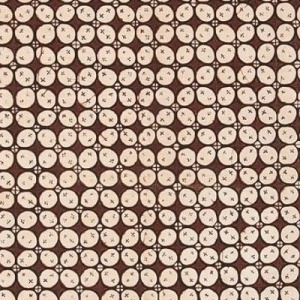
#> input picture Dataset/KAWUNG/KAWUNG_01.jpg, 300 x 300 px; its folder holds only this picture in this run
$ python lbp_skimage.py
#> lines starting #> are read from the running program, lines starting #| are printed output that depends on the picture
### common.py
# -*- coding: utf-8 -*-
"""
common.py - fungsi bantu yang dipakai bersama oleh semua file.

Isi: argumen CLI standar (--out, --show), baca citra grayscale 300x300,
pembacaan struktur folder dataset, dan penyimpan gambar.
"""
import argparse
import sys
from pathlib import Path

import matplotlib

if "--show" not in sys.argv:
    matplotlib.use("Agg")          # tanpa jendela; gambar disimpan ke file
import matplotlib.pyplot as plt    # noqa: E402
import numpy as np                 # noqa: E402

UKURAN_CITRA = (300, 300)          # ukuran citra batik di modul
EKSTENSI = {".jpg", ".jpeg", ".png", ".bmp"}

# Semua citra contoh dibaca dari berkas LOKAL di sebelah kode (tanpa internet,
# tanpa citra bawaan scikit-image):  Dataset/<MOTIF>/*.jpg   (satu folder per motif batik)
# scikit-image hanya dipakai untuk algoritma LBP, bukan sebagai sumber citra.
FOLDER_KODE = Path(__file__).resolve().parent
DATASET_DEFAULT = str(FOLDER_KODE / "Dataset")
MOTIF_CONTOH = ("KAWUNG", "PARANG", "TAMBAL")     # dipakai contoh praktikum


def buat_parser(deskripsi):
    """ArgumentParser standar: --out (folder keluaran) dan --show (tampilkan jendela)."""
    p = argparse.ArgumentParser(description=deskripsi)
    p.add_argument("--out", default="hasil", help="folder keluaran gambar/CSV (default: hasil)")
    p.add_argument("--show", action="store_true", help="tampilkan jendela matplotlib")
    return p


def simpan(fig, out, nama, tampil=False):
    """Simpan figure ke <out>/<nama>; opsional tampilkan."""
    out = Path(out)
    out.mkdir(parents=True, exist_ok=True)
    f = out / nama
    fig.savefig(f, dpi=150, bbox_inches="tight")
    print(f"  [gambar] {f}")
    if tampil:
        plt.show()
    plt.close(fig)


def baca_citra(path, ukuran=UKURAN_CITRA):
    """Baca citra grayscale lalu resize (default 300x300)."""
    import cv2
    img = cv2.imread(str(path), cv2.IMREAD_GRAYSCALE)
    if img is None:
        raise FileNotFoundError(path)
    return cv2.resize(img, ukuran)


def _folder_dataset():
    """Folder dataset di sebelah kode (nama di disk 'Dataset', toleran huruf besar/kecil)."""
    for nama in ("Dataset", "DATASET", "dataset"):
        p = FOLDER_KODE / nama
        if p.is_dir():
            return p
    raise SystemExit(f"Folder dataset tidak ada di '{FOLDER_KODE}'. "
                     "Letakkan citra batik di Dataset/<MOTIF>/*.jpg")


def muat_batik(motif, indeks=0, ukuran=UKURAN_CITRA):
    """
    Baca citra batik lokal grayscale dari Dataset/<MOTIF>/, lalu resize (default 300x300).

    Berkas yang dicari: <MOTIF>_<NN>.jpg (NN = indeks+1, dua digit).
    Bila tidak ada, dipakai berkas ke-`indeks` menurut urutan sortir folder motif.
    """
    root = _folder_dataset()
    folder = root / motif
    if not folder.is_dir():
        motif_ada = sorted(d.name for d in root.iterdir() if d.is_dir())
        raise SystemExit(f"Folder motif '{folder}' tidak ada. "
                         f"Motif yang tersedia: {motif_ada}; contoh praktikum: {MOTIF_CONTOH}")
    berkas = folder / f"{motif}_{indeks + 1:02d}.jpg"
    if not berkas.exists():
        daftar = sorted(f for f in folder.iterdir() if f.suffix.lower() in EKSTENSI)
        if not daftar:
            raise SystemExit(f"Folder motif kosong: {folder}")
        if not 0 <= indeks < len(daftar):
            raise SystemExit(f"'{folder}' hanya berisi {len(daftar)} citra; "
                             f"indeks {indeks} di luar batas.")
        berkas = daftar[indeks]
    return baca_citra(berkas, ukuran)


# [20 lines left out: function daftar_dataset, not called in this run]

### lbp_skimage.py
# -*- coding: utf-8 -*-
"""
lbp_skimage.py - LBP dengan scikit-image (Modul A.4 / Makalah 2.6).

    skimage.feature.local_binary_pattern(image, P, R, method='default')

method : default | ror | uniform | nri_uniform | var
Pedoman: P = 8R. R kecil -> tekstur halus, R besar -> makrostruktur.

File ini juga mengecek dua klaim di modul/makalah secara empiris:
  - jumlah bin tiap method (tabel method)
  - proporsi pola uniform: "~90% pada (8,1) dan ~70% pada (16,2)" (Ojala dkk.)

Jalankan:  python lbp_skimage.py
"""
import numpy as np

from common import buat_parser, muat_batik, plt, simpan


def lbp_citra(img, P, R, method="uniform"):
    """Pembungkus skimage.feature.local_binary_pattern."""
    from skimage.feature import local_binary_pattern
    return local_binary_pattern(img, P, R, method=method)


def jumlah_bin(P, method):
    """Jumlah bin histogram menurut method (secara teori)."""
    if method == "uniform":
        return P + 2
    if method == "nri_uniform":
        return P * (P - 1) + 3
    if method in ("default", "ror"):
        return 2 ** P
    raise ValueError("method 'var' bernilai kontinu (tanpa bin tetap)")


def main():
    a = buat_parser("LBP dengan scikit-image: method, bin, pengaruh R/P").parse_args()
    img = muat_batik("KAWUNG")              # Dataset/KAWUNG/KAWUNG_01.jpg (lokal)
#> in baca_citra, `img = cv2.imread(str(path), cv2.IMREAD_GRAYSCALE)`:
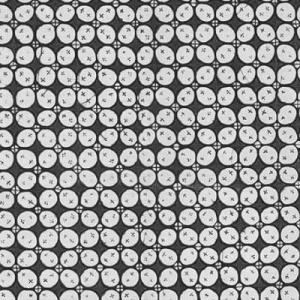
#> img: shape (300, 300); min 16, max 245, mean 154.4

    print("== Tabel method (P = 8), citra batik Kawung ==")
    print(f"  {'method':<12}{'bin (teori)':>12}{'nilai muncul':>14}   keterangan")
    ket = {"default": "LBP standar, tidak invarian rotasi",
           "ror": "invarian rotasi (36 nilai berbeda secara teori)",
           "uniform": "invarian rotasi + uniform; nilai = jumlah bit 1, non-uniform = P+1",
           "nri_uniform": "uniform tanpa invarian rotasi"}
    for m in ("default", "ror", "uniform", "nri_uniform"):
        l = lbp_citra(img, 8, 1, m)
        teori = 36 if m == "ror" else jumlah_bin(8, m)
        print(f"  {m:<12}{teori:>12}{len(np.unique(l)):>14}   {ket[m]}")
#> this loop made 4 passes
#|   default              256           256   LBP standar, tidak invarian rotasi
#|   ror                   36            36   invarian rotasi (36 nilai berbeda secara teori)
#|   uniform               10            10   invarian rotasi + uniform; nilai = jumlah bit 1, non-uniform = P+1
#|   nri_uniform           59            59   uniform tanpa invarian rotasi
#> pass 1, in main, `l = lbp_citra(img, 8, 1, m)`:
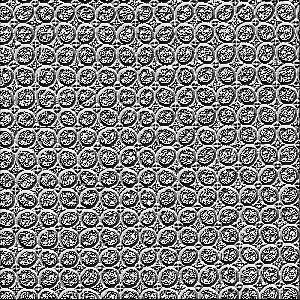
#> l: shape (300, 300) float64; min 0, max 255, mean 127.6
#> pass 2, in main, `l = lbp_citra(img, 8, 1, m)`:
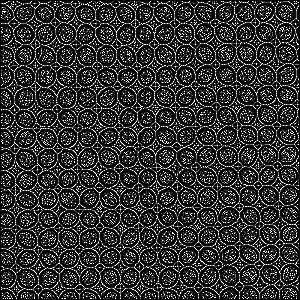
#> l: shape (300, 300) float64; min 0, max 255, mean 55
#> after the loop:
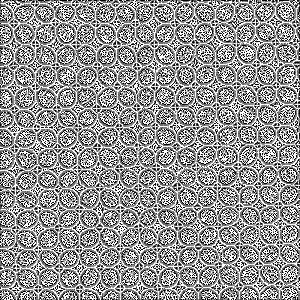
#> l: shape (300, 300) float64; min 0, max 58, mean 33.7; drawn with min black and max white
    v = lbp_citra(img, 8, 1, "var")
#> in lbp_citra (call 5), `return local_binary_pattern(img, P, R, method=method)`:
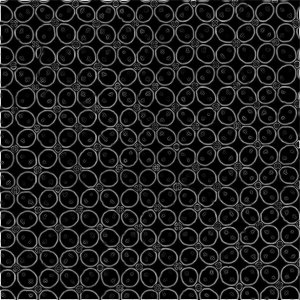
#> returned value: shape (300, 300) float64; min 0.0278, max 9121, mean 1144.3; drawn with min black and max white
    print(f"  {'var':<12}{'kontinu':>12}{'-':>14}   varians lokal: min={np.nanmin(v):.2f} maks={np.nanmax(v):.2f}")
#|   var              kontinu             -   varians lokal: min=0.03 maks=9121.03

    print("\n== Pengaruh R dan P (method=uniform, P = 8R) ==")
    print(f"  {'R':>2} {'P':>3} {'bin':>4} {'% pola uniform':>16}")
    for R in (1, 2, 3):
        P = 8 * R
        l = lbp_citra(img, P, R, "uniform")
        persen_uniform = 100 * np.mean(l < P + 1)     # label P+1 = non-uniform
        print(f"  {R:>2} {P:>3} {jumlah_bin(P, 'uniform'):>4} {persen_uniform:>15.1f}%")
#> this loop made 3 passes
#> persen_uniform on passes 1 to 3: 82.74, 60.84, 45.87
#|    1   8   10            82.7%
#|    2  16   18            60.8%
#|    3  24   26            45.9%
#> pass 2, in main, `l = lbp_citra(img, P, R, "uniform")`:
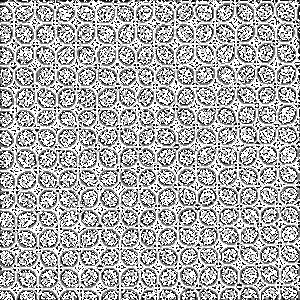
#> l: shape (300, 300) float64; min 0, max 17, mean 11.46; drawn with min black and max white
#> pass 3, in main, `l = lbp_citra(img, P, R, "uniform")`:
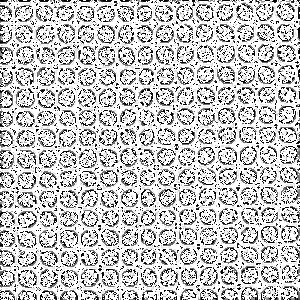
#> l: shape (300, 300) float64; min 0, max 25, mean 19.1; drawn with min black and max white
    print("  (Makalah mengutip Ojala dkk.: ~90% uniform pada (8,1), ~70% pada (16,2);\n"
          "   angka di atas khusus untuk citra batik Kawung ini, bisa berbeda per citra.)")

    # Visual: LBP default vs uniform untuk beberapa R
    fig, axes = plt.subplots(1, 4, figsize=(14, 3.8))
    axes[0].imshow(img, cmap="gray")
    axes[0].set_title("Citra batik Kawung")
    for ax, R in zip(axes[1:], (1, 2, 3)):
        ax.imshow(lbp_citra(img, 8 * R, R, "uniform"), cmap="gray")
        ax.set_title(f"uniform  R={R}, P={8*R}")
    for ax in axes:
        ax.axis("off")
    plt.tight_layout()
    simpan(fig, a.out, "lbp_skimage_pengaruh_R_batik_kawung.png", a.show)


if __name__ == "__main__":
    main()

$ run again, on Dataset/KAWUNG/KAWUNG_05.jpg
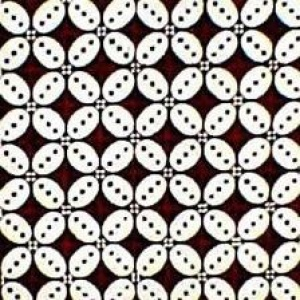
#> input picture Dataset/KAWUNG/KAWUNG_05.jpg, 300 x 300 px
#> the loop in main, `for m in ("default", "ror", "uniform", "nri_uniform"):` made 4 passes
#|   default              256           252   LBP standar, tidak invarian rotasi
#|   ror                   36            36   invarian rotasi (36 nilai berbeda secara teori)
#|   uniform               10            10   invarian rotasi + uniform; nilai = jumlah bit 1, non-uniform = P+1
#|   nri_uniform           59            59   uniform tanpa invarian rotasi
#> in lbp_citra (call 5), `return local_binary_pattern(img, P, R, method=method)`:
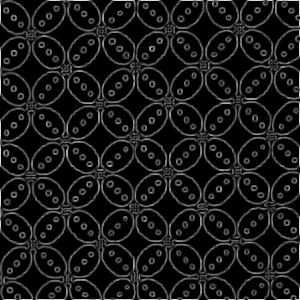
#> returned value: shape (300, 300) float64; min 0.0863, max 11226.9, mean 1158.2; drawn with min black and max white
#|   var              kontinu             -   varians lokal: min=0.09 maks=11226.86
#> the loop in main, `for R in (1, 2, 3):` made 3 passes
#> persen_uniform on passes 1 to 3: 87.51, 69.8, 55.93
#> (printed output is left out)
#> pass 3, in main, `l = lbp_citra(img, P, R, "uniform")`:
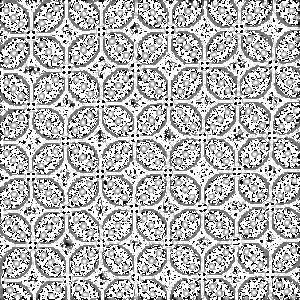
#> l: shape (300, 300) float64; min 0, max 25, mean 17.8; drawn with min black and max white

$ run again, on Dataset/KAWUNG/KAWUNG_06.jpg
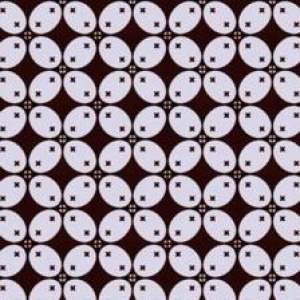
#> input picture Dataset/KAWUNG/KAWUNG_06.jpg, 300 x 300 px
#> the loop in main, `for m in ("default", "ror", "uniform", "nri_uniform"):` made 4 passes
#|   default              256           255   LBP standar, tidak invarian rotasi
#|   ror                   36            36   invarian rotasi (36 nilai berbeda secara teori)
#|   uniform               10            10   invarian rotasi + uniform; nilai = jumlah bit 1, non-uniform = P+1
#|   nri_uniform           59            59   uniform tanpa invarian rotasi
#> in lbp_citra (call 5), `return local_binary_pattern(img, P, R, method=method)`:
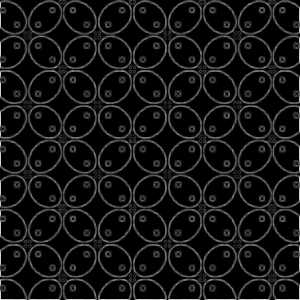
#> returned value: shape (300, 300) float64; 0.14% of the values are NaN or infinite; the others: min 0.0238, max 9067.8, mean 764.9; drawn with min black, max white, NaN and infinite black
#|   var              kontinu             -   varians lokal: min=0.02 maks=9067.77
#> the loop in main, `for R in (1, 2, 3):` made 3 passes
#> persen_uniform on passes 1 to 3: 86.22, 66.08, 52.36
#> (printed output is left out)
#> pass 3, in main, `l = lbp_citra(img, P, R, "uniform")`:
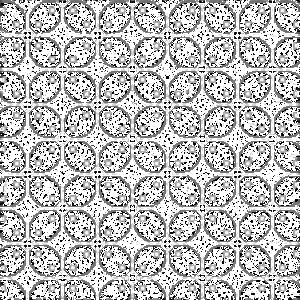
#> l: shape (300, 300) float64; min 0, max 25, mean 18.3; drawn with min black and max white

$ run again, on Dataset/KAWUNG/KAWUNG_07.jpg
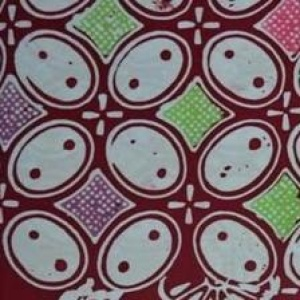
#> input picture Dataset/KAWUNG/KAWUNG_07.jpg, 300 x 300 px
#> the loop in main, `for m in ("default", "ror", "uniform", "nri_uniform"):` made 4 passes
#|   default              256           247   LBP standar, tidak invarian rotasi
#|   ror                   36            35   invarian rotasi (36 nilai berbeda secara teori)
#|   uniform               10            10   invarian rotasi + uniform; nilai = jumlah bit 1, non-uniform = P+1
#|   nri_uniform           59            59   uniform tanpa invarian rotasi
#|   var              kontinu             -   varians lokal: min=0.00 maks=5213.62
#> the loop in main, `for R in (1, 2, 3):` made 3 passes
#> persen_uniform on passes 1 to 3: 90.07, 70.55, 54.03
#> (printed output is left out)
#> pass 3, in main, `l = lbp_citra(img, P, R, "uniform")`:
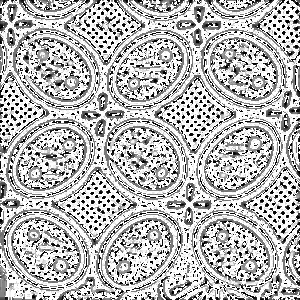
#> l: shape (300, 300) float64; min 0, max 25, mean 17.9; drawn with min black and max white
